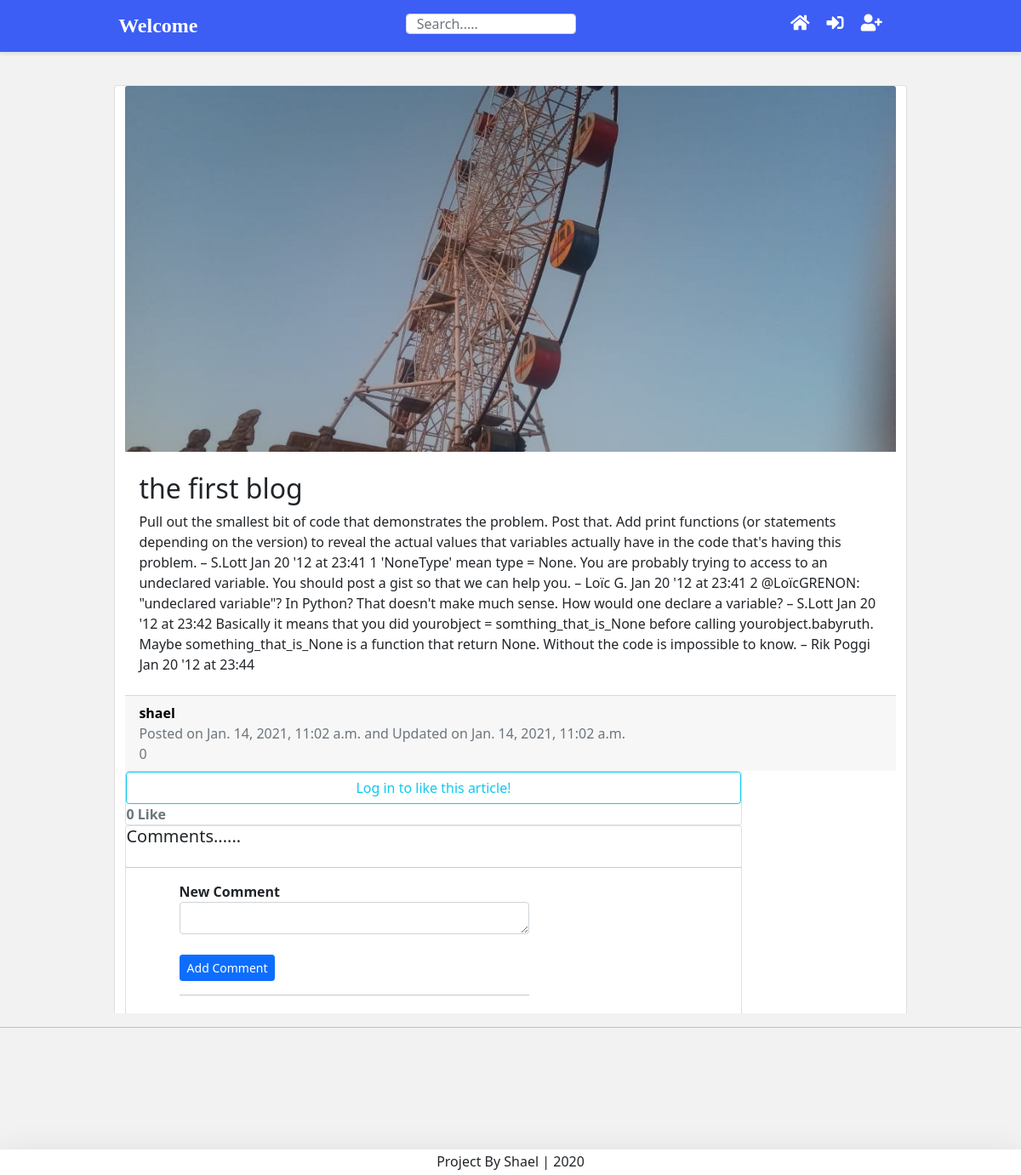
The app's page /blog/shael-the-first-blog/, older data.
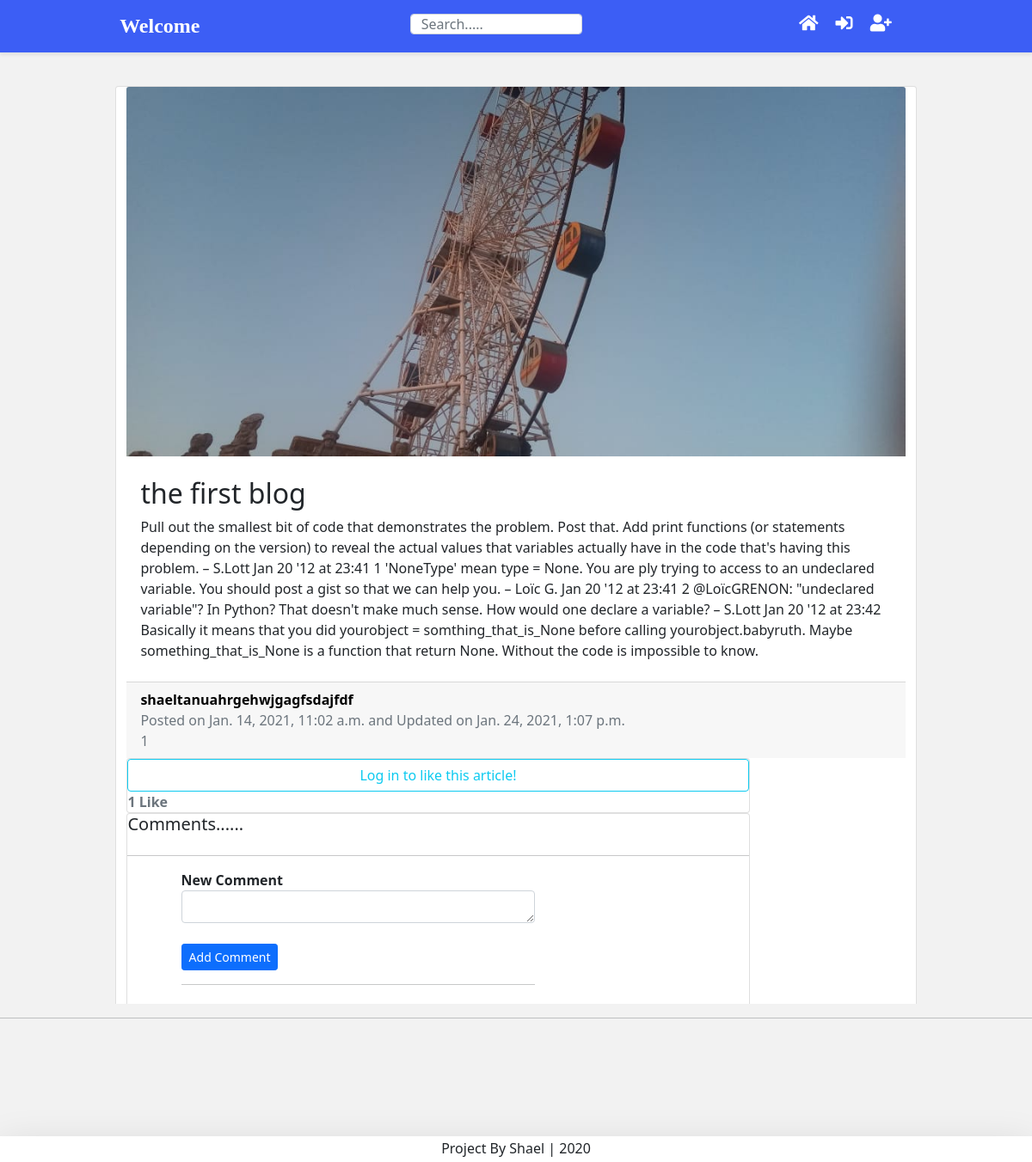
The same page, newer data.
### blog/models.py (models this page shows, shortened)
class BlogPost(models.Model):
    title               = models.CharField(max_length=50, null= False, blank= False)
    body                = models.TextField(max_length=50000)
    image               = models.ImageField(upload_to= upload_loaction, null = False, blank= True)
    date_published      = models.DateTimeField(auto_now_add=True, verbose_name="date published")
    date_updated        = models.DateTimeField(auto_now=True, verbose_name="date updated")
    author              = models.ForeignKey(settings.AUTH_USER_MODEL, on_delete=models.CASCADE)
    slug                = models.SlugField(blank=True,unique = True)
    likes               = models.ManyToManyField(Account,related_name='blogpost_like')
    def number_of_likes(self):
        return self.likes.count()

### account/models.py (models this page shows, shortened)
class Account(AbstractBaseUser):
    email               = models.EmailField(verbose_name="email",max_length=60,unique=True)
    username            = models.CharField(max_length=30, unique=True)
    bio                 = models.TextField(max_length=500, default=" ")
    date_joined         = models.DateTimeField(verbose_name="date joined",  auto_now_add =True)
    date_joined         = models.DateTimeField(verbose_name="last login", auto_now_add = True)
    is_admin            = models.BooleanField(default=False)
    is_active           = models.BooleanField(default=True)
    is_staff            = models.BooleanField(default=False)
    is_superuser        = models.BooleanField(default=False)
    objects = MyAccountManager()
    USERNAME_FIELD = 'email'
    REQUIRED_FIELDS = ['username']

### blog/views.py (the view, shortened to what this page needs)
# urls.py: path('<slug>/',detail_blog_view, name='detail'),
def detail_blog_view(request, slug):
	context = {}
	blog_post = get_object_or_404(BlogPost, slug=slug)
	liked=False
	if blog_post.likes.filter(username=request.user.username).exists():
		liked = True
	context={'blog_post': blog_post,'number_of_likes':blog_post.number_of_likes(), 'post_is_liked':liked}
	return render(request, 'blog/detail_blog.html', context)

### blog/templates/blog/detail_blog.html (shortened to what this page needs)
{% extends 'base.html' %}
{% load avatar_tags %}
{% block content %}
	<div class="row">
		<div class="card m-auto">
			<img class="card-img-top" src={{blog_post.image.url}}>
			<div class="card-body mt-2 mb-2">
                <h2 class="card-title">{{blog_post.title}}</h2>
                <p class="card-text">{{blog_post.body|safe}}</p>
			</div>
			<div class="card-footer text-muted">
				<a class='post_links' href="{% url 'other_account' blog_post.author.username %}">{% avatar blog_post.author.email class="image-circle" id="user_avatar"%}{{blog_post.author.username}}</a><br>
			  Posted on {{blog_post.date_published}} and Updated on {{blog_post.date_updated}}<br>
			  {{blog_post.number_of_likes}}
		</div>
			<div class="card">
				{% if user.is_authenticated %}
					<form action="{% url 'blog:detail' blog_post.slug %}" method="POST">
						{% csrf_token %}
						{% if post_is_liked %}
							<button type="submit" name="blogpost_id" value="{{object.username}}"><svg xmlns="http://www.w3.org/2000/svg" width="16" height="16" fill="red" class="bi bi-heart-fill" viewBox="0 0 16 16">
								<path fill-rule="evenodd" d="M8 1.314C12.438-3.248 23.534 4.735 8 15-7.534 4.736 3.562-3.248 8 1.314z"/>
							  </svg></button>
						{% else %}
							<button type="submit" name="blogpost_id" value="{{object.username}}"><svg xmlns="http://www.w3.org/2000/svg" width="16" height="16" fill="currentColor" class="bi bi-heart" viewBox="0 0 16 16">
								<path d="m8 2.748-.717-.737C5.6.281 2.514.878 1.4 3.053c-.523 1.023-.641 2.5.314 4.385.92 1.815 2.834 3.989 6.286 6.357 3.452-2.368 5.365-4.542 6.286-6.357.955-1.886.838-3.362.314-4.385C13.486.878 10.4.28 8.717 2.01L8 2.748zM8 15C-7.333 4.868 3.279-3.04 7.824 1.143c.06.055.119.112.176.171a3.12 3.12 0 0 1 .176-.17C12.72-3.042 23.333 4.867 8 15z"/>
							  </svg></button>
						{% endif %}
					</form>
				{% else %}
						<a class="btn btn-outline-info" href="{% url 'login' %}?next={{request.path}}">Log in to like this article!</a>
				{% endif %}
				<strong class="text-secondary">{{ number_of_likes }} Like </strong>
			</div>
			<div class="card">
				<h5>Comments......</h5>
				<hr>
				<div class="row">
					<div class="col-lg-7 offset-lg-1">
						<form method="POST">{% csrf_token %}
							<div class="form-group">
								<strong><label for="id_body">New Comment</label></strong>
								<textarea class="form-control" rows="1" type="text" name="body" required></textarea>
							</div><br>
							<button class="submit-button btn btn-sm btn-primary" type="submit">Add Comment</button>
						</form>
						<hr>
					</div>
				</div>
			</div>
		</div>
	</div>
{% endblock content %}

Row changes from the older to the newer data that the page shows:
changed BlogPost "the first blog": body "…= None. You are probably trying to access to an undeclared variable. You should post a gist so that we can help you. – Loïc G. Jan 20 '12 at 23:41 2 @LoïcGRENON: \"undeclared variable\"? In Python? That doesn't make much sense. How would one declare a variable? – S.Lott Jan 20 '12 at 23:42 Basically it means that you did yourobject = somthing_that_is_None before calling yourobject.babyruth. Maybe something_that_is_None is a function that return None. Without the code is impossible to know. – Rik Poggi Jan 20 '12 at 23:44" → "…= None. You are ply trying to access to an undeclared variable. You should post a gist so that we can help you. – Loïc G. Jan 20 '12 at 23:41 2 @LoïcGRENON: \"undeclared variable\"? In Python? That doesn't make much sense. How would one declare a variable? – S.Lott Jan 20 '12 at 23:42 Basically it means that you did yourobject = somthing_that_is_None before calling yourobject.babyruth. Maybe something_that_is_None is a function that return None. Without the code is impossible to know."; author.username "shael" → "shaeltanuahrgehwjgagfsdajfdf"; date_updated "Jan. 14, 2021, 11:02 a.m." → "Jan. 24, 2021, 1:07 p.m."; number_of_likes "0" → "1"
Text that changed along with them:
{{ number_of_likes }}: "0" → "1"
